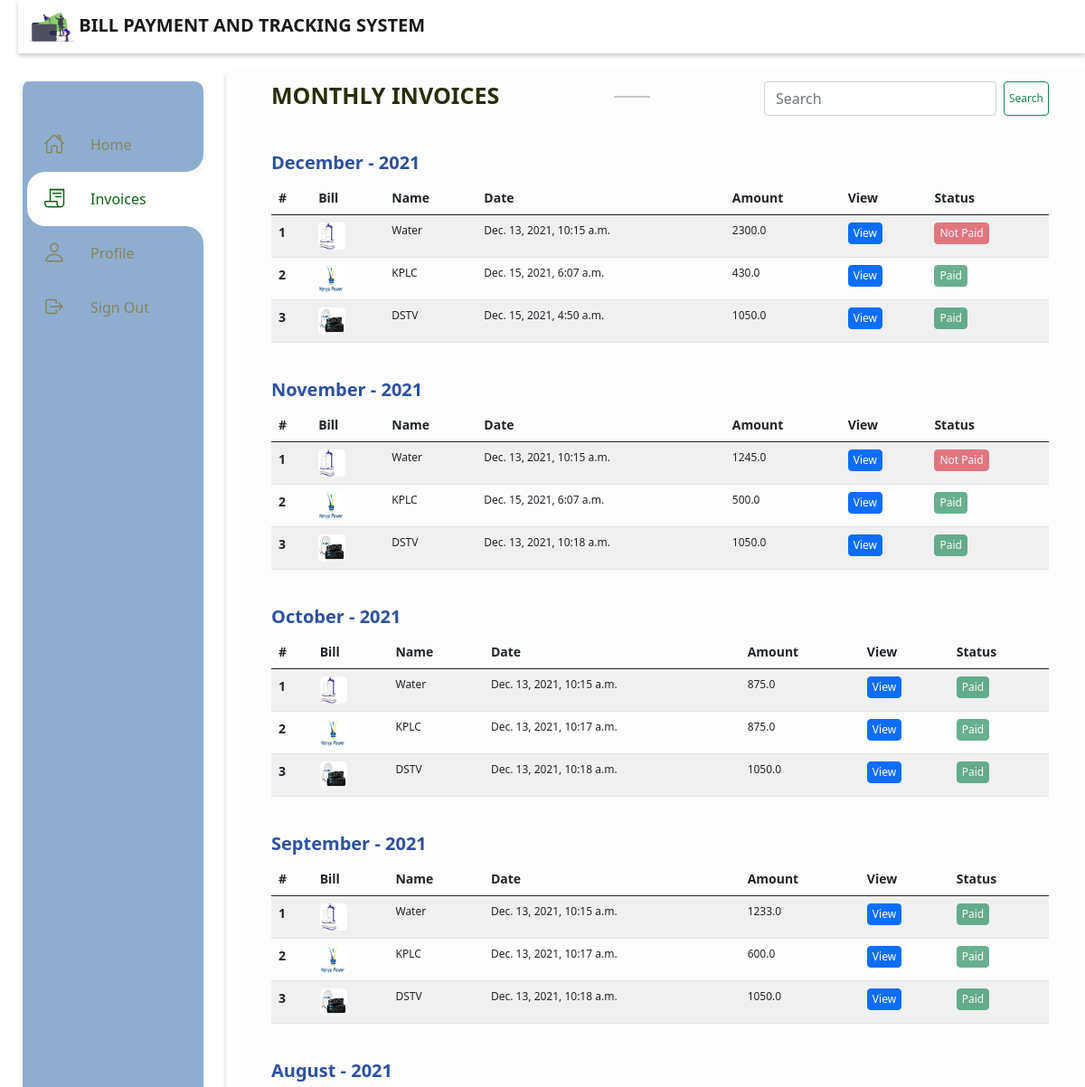
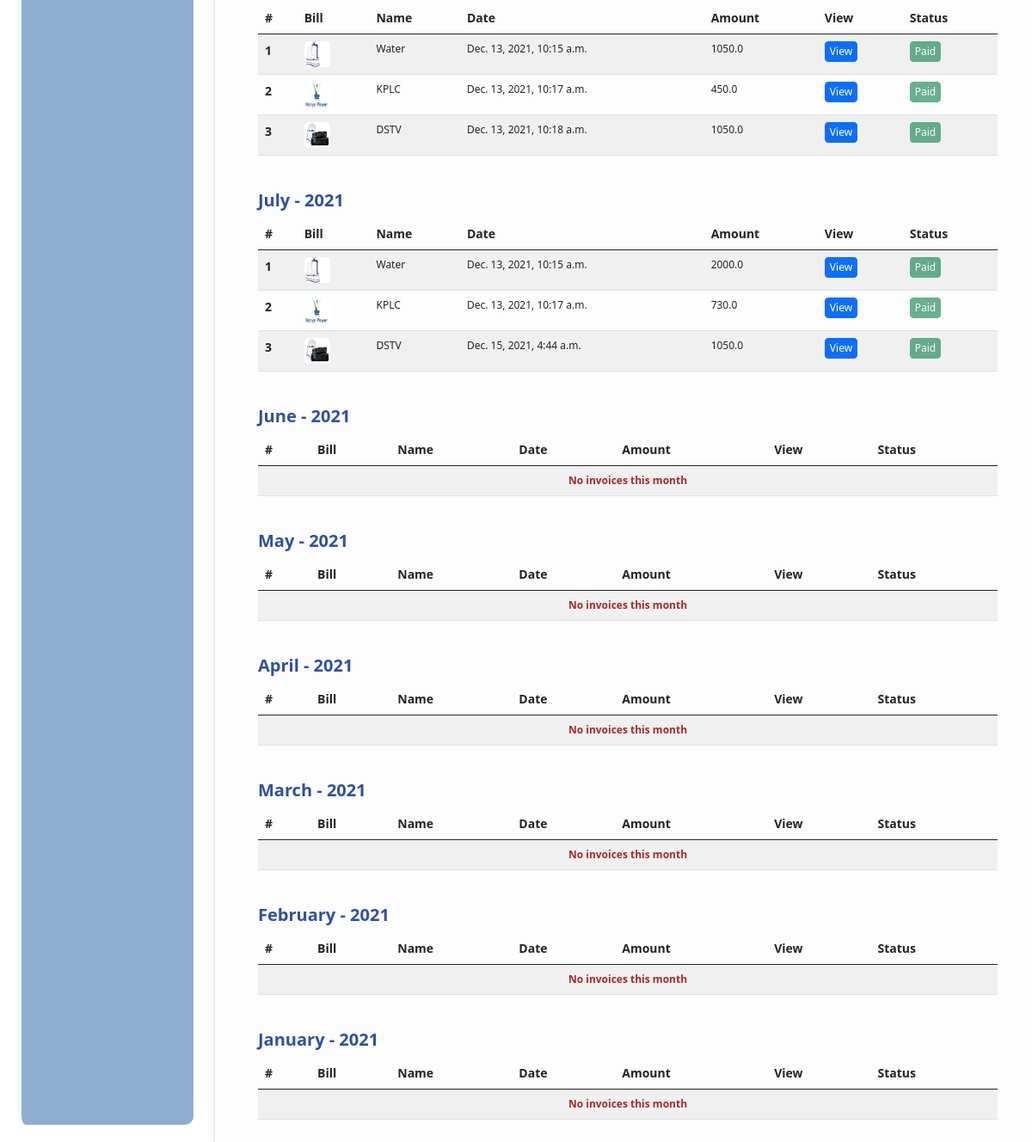
Page /invoices/ (signed in) on the committed database (2 pictures, top to bottom).
### main/models.py (models this page shows, shortened)
class BaseModel(models.Model):
    created_date = models.DateTimeField(auto_now_add=True)
    modified_date = models.DateTimeField(auto_now=True)
    class Meta:
        abstract = True

class Bill(BaseModel):
	my_subscription 	= models.ForeignKey(MySubscription, on_delete=models.CASCADE)
	for_date			= models.DateField(blank=True, null=True)
	credit 				= models.FloatField()
	debit 				= models.FloatField()
	units 				= models.CharField(max_length=50, default="0.0")

class MySubscription(BaseModel):
	user 			= models.ForeignKey(User, on_delete=models.CASCADE)
	subscription 	= models.ForeignKey(Subscription, on_delete=models.CASCADE)
	account_no 		= models.CharField(max_length=100)

class Subscription(models.Model):
	name 	= models.CharField(max_length=50)
	pic 	= models.ImageField(upload_to="./subscriptions")
	paybill	= models.CharField(max_length=50, null=True)

### main/views.py (the view)
# urls.py: path('invoices/', invoices, name="invoices"),
@login_required
def invoices(request):
	if request.user.is_superuser == True:
		return redirect("admin:index")
	template_name = "invoices.html"
	invoices_list = Bill.objects.filter(my_subscription__user=request.user)
	i = create_months_dict(invoices_list)
	query = request.GET.get("query")
	if query:
		i = list(filter(lambda bill: query.lower() in bill["title"].lower(), i))
	context = {
		"nbar":"invoices",
		"invoices":i,
		"query": query,
	}
	return render(request, template_name, context)

### main/views.py (called while the page is built)
def create_months_dict(bills):
	months = ["January", "February", "March", "April", "May", "June", "July", "August", "September", "October", "November", "December"]
	l = {}
	ls = []
	months.reverse()
	for month in months:
		l[(2021, month)] = {"title": month, "bills":[]}
	for idx, bill in enumerate(bills):
		m = 12 - bill.for_date.month
		month = months[m]
		if bill.credit - bill.debit <= 0:
			l[(2021, month)]["bills"].append({"bill":bill, "paid": True, "no":len(l[(2021, month)]["bills"]) + 1})
		else:
			l[(2021, month)]["bills"].append({"bill":bill, "status":False, "no":len(l[(2021, month)]["bills"]) + 1})
	for key in list(l.keys()):
		ls.append(l[key])
	return ls

### main/templates/invoices.html (shortened to what this page needs)
{% extends "base.html" %}
{% load static %}
{% block content %}
	<div class="" style="margin-bottom: 30px; display: flex; justify-content: space-between;">
		<h3 style="font-size: 25px; color: #272f07">MONTHLY INVOICES</h3>
		<hr style="width: 40px; height: 2px">
		<form class="d-flex" method="get" action="">
			{% if query %}
	        	<input class="form-control me-2" type="search" placeholder="Search" aria-label="Search" name="query" value="{{query}}">
	        {% else %}
	        	<input class="form-control me-2" type="search" placeholder="Search" aria-label="Search" name="query">
	        {% endif %}
	        <button class="btn btn-outline-success" type="submit">Search</button>
	      </form>
	</div>
	{% for invoice in invoices %}
	<div class="third-row">
		<h3>{{invoice.title}} - 2021</h3>
		<table class="table table-striped">
		  <thead>
		    <tr>
		    	<th scope="col">#</th>
		      <th scope="col">Bill</th>
		      <th scope="col">Name</th>
		      <th scope="col">Date</th>
		      <th scope="col">Amount</th>
		      <th scope="col">View</th>
		      <th scope="col">Status</th>
		    </tr>
		  </thead>
		  <tbody>
			{% if invoice.bills %}
			  	{% for bill in invoice.bills %}
			    <tr>
			      <th scope="row">{{bill.no}}</th>
			      <td>
			      	{% if bill.bill.my_subscription.subscription.pic %}
			      		<img src="{{bill.bill.my_subscription.subscription.pic.url}}" alt="bill">
			      	{% endif %}
			      </td>
			      <td>{{bill.bill.my_subscription.subscription.name}}</td>
			      <td>{{bill.bill.modified_date}}</td>
			      <td>{{bill.bill.credit}}</td>
			      <td>
			      	<a href="{% url 'main:invoice' bill.bill.id%}" class="btn btn-primary">View</a>
			      </td>
			      <td>
					{% if bill.paid%}
			      	<button type="button" class="btn btn-success" disabled>Paid</button>
			      	{% else %}
			      	<button type="button" class="btn btn-danger" disabled>Not Paid</button>
			      	{% endif %}
			      </td>
			    </tr>
			    {% endfor %}
			{% else %}
				<tr>
					<td colspan="7">
						<div align="center" style="color: brown; font-weight: bold;">
							No invoices this month
						</div>
					</td>
				</tr>
			{% endif %}
		  </tbody>
		</table>
	</div>
	{% endfor %}
{% endblock %}

### static/css/base.css (style rules this page uses)
* { margin: 0; padding: 0; box-sizing: border-box; }
body { min-height: 100vh; background: #ffffff; }
a { text-decoration: none; }
.home-main h3 { color: #2e519e; font-weight: bold; font-size: 20px; }
.third-row { margin-top: 40px }
table img { height: 30px; width: 30px; border-radius: 5px; }
th { font-size: 14px !important; }
td { font-size: 12px !important; }
.btn { padding: 2px 5px !important; font-size: 12px; }

### rows in the picture
Bill: no "1", bill.my_subscription.subscription.pic (picture), bill.my_subscription.subscription.name "Water", bill.modified_date "Dec. 13, 2021, 10:15 a.m.", bill.credit "2300.0", shows "Not Paid"
Bill: no "2", bill.my_subscription.subscription.pic (picture), bill.my_subscription.subscription.name "KPLC", bill.modified_date "Dec. 15, 2021, 6:07 a.m.", bill.credit "430.0", shows "Paid"
Bill: no "3", bill.my_subscription.subscription.pic (picture), bill.my_subscription.subscription.name "DSTV", bill.modified_date "Dec. 15, 2021, 4:50 a.m.", bill.credit "1050.0", shows "Paid"
Bill: no "1", bill.my_subscription.subscription.pic (picture), bill.my_subscription.subscription.name "Water", bill.modified_date "Dec. 13, 2021, 10:15 a.m.", bill.credit "1245.0", shows "Not Paid"
Bill: no "2", bill.my_subscription.subscription.pic (picture), bill.my_subscription.subscription.name "KPLC", bill.modified_date "Dec. 15, 2021, 6:07 a.m.", bill.credit "500.0", shows "Paid"
Bill: no "3", bill.my_subscription.subscription.pic (picture), bill.my_subscription.subscription.name "DSTV", bill.modified_date "Dec. 13, 2021, 10:18 a.m.", bill.credit "1050.0", shows "Paid"
Bill: no "1", bill.my_subscription.subscription.pic (picture), bill.my_subscription.subscription.name "Water", bill.modified_date "Dec. 13, 2021, 10:15 a.m.", bill.credit "875.0", shows "Paid"
Bill: no "2", bill.my_subscription.subscription.pic (picture), bill.my_subscription.subscription.name "KPLC", bill.modified_date "Dec. 13, 2021, 10:17 a.m.", bill.credit "875.0", shows "Paid"
Bill: no "3", bill.my_subscription.subscription.pic (picture), bill.my_subscription.subscription.name "DSTV", bill.modified_date "Dec. 13, 2021, 10:18 a.m.", bill.credit "1050.0", shows "Paid"
Bill: no "1", bill.my_subscription.subscription.pic (picture), bill.my_subscription.subscription.name "Water", bill.modified_date "Dec. 13, 2021, 10:15 a.m.", bill.credit "1233.0", shows "Paid"
Bill: no "2", bill.my_subscription.subscription.pic (picture), bill.my_subscription.subscription.name "KPLC", bill.modified_date "Dec. 13, 2021, 10:17 a.m.", bill.credit "600.0", shows "Paid"
Bill: no "3", bill.my_subscription.subscription.pic (picture), bill.my_subscription.subscription.name "DSTV", bill.modified_date "Dec. 13, 2021, 10:18 a.m.", bill.credit "1050.0", shows "Paid"
Bill: no "1", bill.my_subscription.subscription.pic (picture), bill.my_subscription.subscription.name "Water", bill.modified_date "Dec. 13, 2021, 10:15 a.m.", bill.credit "1050.0", shows "Paid"
Bill: no "2", bill.my_subscription.subscription.pic (picture), bill.my_subscription.subscription.name "KPLC", bill.modified_date "Dec. 13, 2021, 10:17 a.m.", bill.credit "450.0", shows "Paid"
Bill: no "3", bill.my_subscription.subscription.pic (picture), bill.my_subscription.subscription.name "DSTV", bill.modified_date "Dec. 13, 2021, 10:18 a.m.", bill.credit "1050.0", shows "Paid"
Bill: no "1", bill.my_subscription.subscription.pic (picture), bill.my_subscription.subscription.name "Water", bill.modified_date "Dec. 13, 2021, 10:15 a.m.", bill.credit "2000.0", shows "Paid"
Bill: no "2", bill.my_subscription.subscription.pic (picture), bill.my_subscription.subscription.name "KPLC", bill.modified_date "Dec. 13, 2021, 10:17 a.m.", bill.credit "730.0", shows "Paid"
Bill: no "3", bill.my_subscription.subscription.pic (picture), bill.my_subscription.subscription.name "DSTV", bill.modified_date "Dec. 15, 2021, 4:44 a.m.", bill.credit "1050.0", shows "Paid"

### other values in the picture
{{ invoice.title }} "December" "November" "October" "September" "August" "July" "June" "May" "April" "March" "February" "January"
